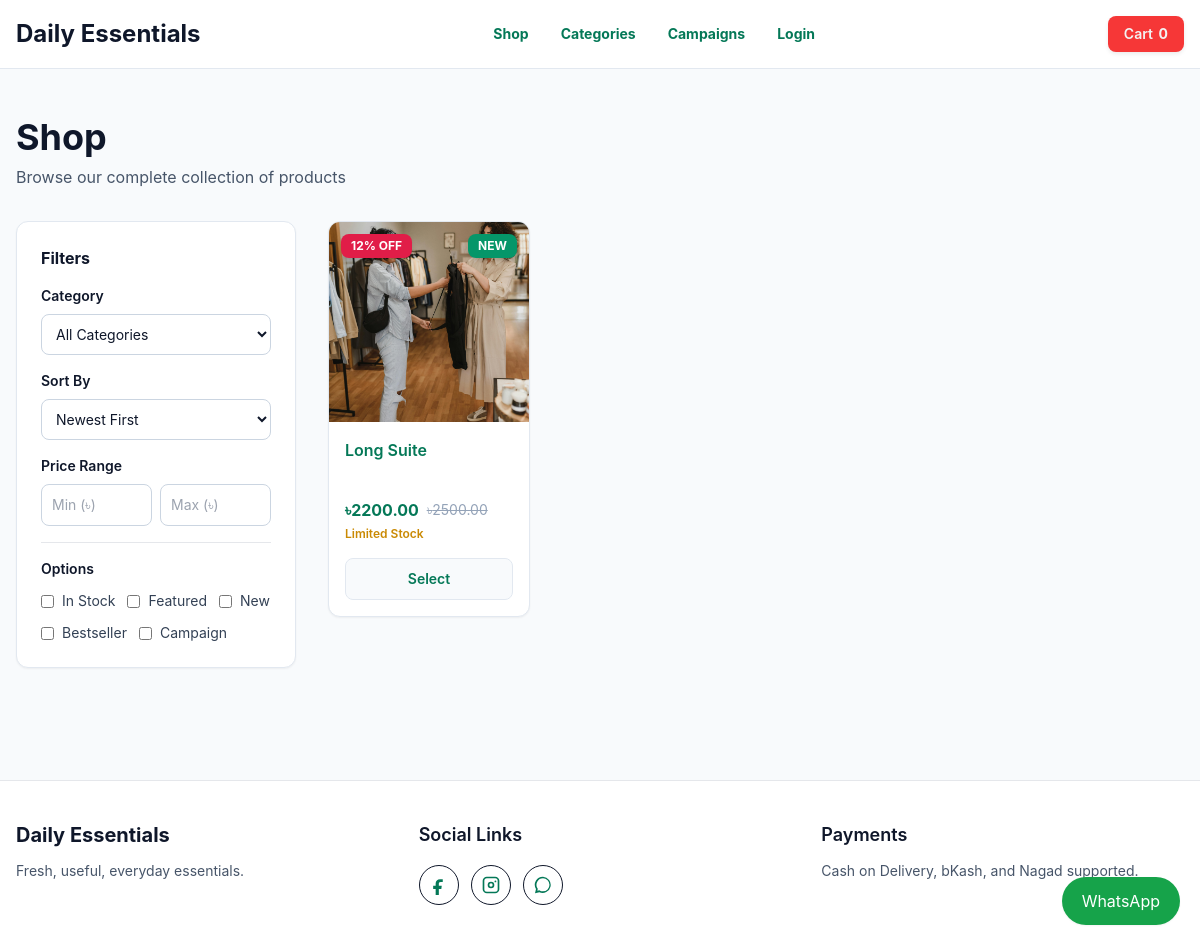
/shop/, run on an earlier commit of the app's database.
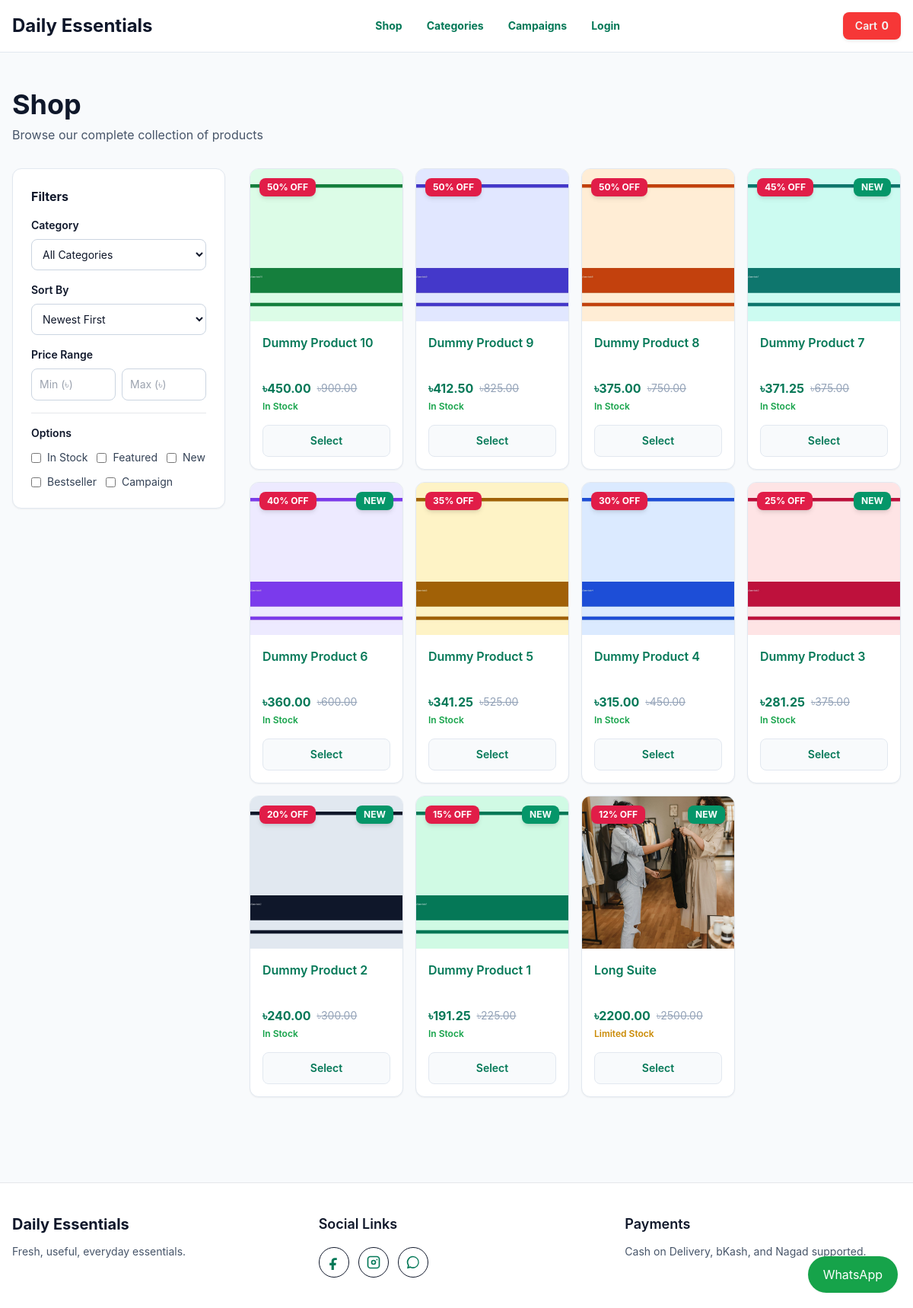
And on a later commit of the database.
### products/models.py (models this page shows, shortened)
class Product(SEOFields):
    category = models.ForeignKey(Category, on_delete=models.PROTECT, related_name="products")
    name = models.CharField(max_length=180)
    slug = models.SlugField(unique=True)
    short_description = models.CharField(max_length=255, blank=True)
    full_description = CKEditor5Field("Full Description",config_name="default",blank=True,null=True,help_text="Detailed product description with rich text formatting.")
    sku = models.CharField(max_length=80, unique=True)
    price = models.DecimalField(max_digits=10, decimal_places=2)
    discount_price = models.DecimalField(max_digits=10, decimal_places=2, blank=True, null=True)
    stock_quantity = models.PositiveIntegerField(default=0)
    thumbnail = models.ImageField(
        upload_to="products/",
        blank=True,
        null=True,
        help_text="Recommended: square JPG, PNG, or WebP product image, at least 800x800px.",
    )
    size_guide = models.ImageField(
        upload_to="size-guides/",
        blank=True,
        null=True,
        help_text="Optional. Upload a clear JPG, PNG, or WebP size guide image.",
    )
    sizes = models.ManyToManyField(Size, blank=True)
    colors = models.ManyToManyField(Color, blank=True)
    is_active = models.BooleanField(default=True)
    is_featured = models.BooleanField(default=False)
    is_new_arrival = models.BooleanField(default=False)
    is_bestseller = models.BooleanField(default=False)
    is_campaign_product = models.BooleanField(default=False)
    created_at = models.DateTimeField(auto_now_add=True)
    updated_at = models.DateTimeField(auto_now=True)
    objects = ProductQuerySet.as_manager()
    class Meta:
        ordering = ["-created_at"]
    @property
    def current_price(self):
        campaign_price = None
        campaign_discount = self.campaign_discount_percentage
        if campaign_discount:
            campaign_price = self.price - (self.price * campaign_discount / 100)
        prices = [self.price]
        if self.discount_price and self.discount_price < self.price:
            prices.append(self.discount_price)
        if campaign_price and campaign_price < self.price:
            prices.append(campaign_price)
        return min(prices).quantize(self.price)
    @property
    def discount_percentage(self):
        if self.discount_price and self.price and self.discount_price < self.price:
            return round(((self.price - self.discount_price) / self.price) * 100)
        return 0
    @property
    def campaign_discount_percentage(self):
        now = timezone.now()
        campaigns = self.campaigns.filter(is_active=True, discount_percentage__gt=0).filter(
            models.Q(starts_at__isnull=True) | models.Q(starts_at__lte=now),
            models.Q(ends_at__isnull=True) | models.Q(ends_at__gte=now),
        )
        return campaigns.order_by("-discount_percentage").values_list("discount_percentage", flat=True).first() or 0
    @property
    def display_discount_percentage(self):
        return max(self.discount_percentage, self.campaign_discount_percentage)
    @property
    def has_active_discount(self):
        return self.current_price < self.price
    def get_absolute_url(self):
        return reverse("products:detail", args=[self.slug])

### products/views.py (the view)
# urls.py: path("shop/", include("products.urls")),
def shop(request):
    products = Product.objects.active()
    categories = Category.objects.filter(is_active=True)
    category_slug = request.GET.get("category")
    min_price = request.GET.get("min_price")
    max_price = request.GET.get("max_price")
    sort = request.GET.get("sort", "newest")
    page = request.GET.get("page", 1)
    if category_slug:
        products = products.filter(category__slug=category_slug)
    if min_price:
        products = products.filter(price__gte=min_price)
    if max_price:
        products = products.filter(price__lte=max_price)
    if request.GET.get("in_stock"):
        products = products.filter(stock_quantity__gt=0)
    for key, field in {
        "featured": "is_featured",
        "new": "is_new_arrival",
        "bestseller": "is_bestseller",
        "campaign": "is_campaign_product",
    }.items():
        if request.GET.get(key):
            products = products.filter(**{field: True})
    products = products.order_by("created_at" if sort == "oldest" else "-created_at")
    paginator = Paginator(products, 20)  # Show 20 products per page
    page_obj = paginator.get_page(page)
    return render(request, "products/shop.html", {
        "products": page_obj.object_list,
        "page_obj": page_obj,
        "paginator": paginator,
        "categories": categories,
        "page_title": "Shop"
    })

### cart/cart.py (called while the page is built, shortened)
    def __iter__(self):
        product_ids = [item.get("product_id", key.split(":")[0]) for key, item in self.cart.items()]
        products = Product.objects.filter(id__in=product_ids)
        product_map = {str(product.id): product for product in products}

    def __len__(self):
        return sum(item["quantity"] for item in self.cart.values())

    def total(self):
        return sum((item["line_total"] for item in self), Decimal("0.00"))

### cart/context_processors.py (called while the page is built)
def cart_summary(request):
    cart = Cart(request)
    return {"cart_item_count": len(cart), "cart_total": cart.total()}

### products/models.py (called while the page is built)
    def active(self):
        return self.filter(is_active=True).select_related("category")

### templates/products/shop.html (shortened to what this page needs)
{% extends "base.html" %}
{% block content %}
<section class="mx-auto max-w-7xl px-4 py-12">
  <div class="mb-8">
    <h1 class="text-4xl font-bold">Shop</h1>
    <p class="mt-2 text-slate-600">Browse our complete collection of products</p>
  </div>
  <div class="grid gap-8 lg:grid-cols-[280px_1fr]">
    <aside class="h-fit rounded-xl border border-slate-200 bg-white p-6 shadow-sm lg:sticky lg:top-20 order-2 lg:order-1">
      <h2 class="font-bold text-slate-900 mb-4">Filters</h2>
      <form method="get" id="filters-form" class="space-y-4">
        <div>
          <label class="mb-2 block text-sm font-semibold text-slate-900">Category</label>
          <select name="category" class="w-full rounded-lg border border-slate-300 bg-white p-2.5 text-sm">
            <option value="">All Categories</option>
          </select>
        </div>
        <div>
          <label class="mb-2 block text-sm font-semibold text-slate-900">Sort By</label>
          <select name="sort" class="w-full rounded-lg border border-slate-300 bg-white p-2.5 text-sm">
            <option value="newest" {% if request.GET.sort != 'oldest' %}selected{% endif %}>Newest First</option>
          </select>
        </div>
        <div>
          <label class="mb-2 block text-sm font-semibold text-slate-900">Price Range</label>
          <div class="grid grid-cols-2 gap-2">
            <input name="min_price" value="{{ request.GET.min_price }}" placeholder="Min (৳)" class="rounded-lg border border-slate-300 p-2.5 text-sm">
            <input name="max_price" value="{{ request.GET.max_price }}" placeholder="Max (৳)" class="rounded-lg border border-slate-300 p-2.5 text-sm">
          </div>
        </div>
        <div class="border-t pt-4">
          <p class="mb-3 text-sm font-semibold text-slate-900">Options</p>
          <div class="flex flex-wrap items-center gap-3">
            <label class="flex items-center gap-2 whitespace-nowrap cursor-pointer">
              <input type="checkbox" name="in_stock" value="1" {% if request.GET.in_stock %}checked{% endif %} class="rounded">
              <span class="text-sm text-slate-700">In Stock</span>
            </label>
            <label class="flex items-center gap-2 whitespace-nowrap cursor-pointer">
              <input type="checkbox" name="featured" value="1" {% if request.GET.featured %}checked{% endif %} class="rounded">
              <span class="text-sm text-slate-700">Featured</span>
            </label>
            <label class="flex items-center gap-2 whitespace-nowrap cursor-pointer">
              <input type="checkbox" name="new" value="1" {% if request.GET.new %}checked{% endif %} class="rounded">
              <span class="text-sm text-slate-700">New</span>
            </label>
            <label class="flex items-center gap-2 whitespace-nowrap cursor-pointer">
              <input type="checkbox" name="bestseller" value="1" {% if request.GET.bestseller %}checked{% endif %} class="rounded">
              <span class="text-sm text-slate-700">Bestseller</span>
            </label>
            <label class="flex items-center gap-2 whitespace-nowrap cursor-pointer">
              <input type="checkbox" name="campaign" value="1" {% if request.GET.campaign %}checked{% endif %} class="rounded">
              <span class="text-sm text-slate-700">Campaign</span>
            </label>
          </div>
        </div>
      </form>
    </aside>
    <div class="order-1 lg:order-2">
      {% if products %}
        <div class="grid grid-cols-2 gap-4 md:grid-cols-3 lg:grid-cols-4 ">
          {% for product in products %}
            {% include "includes/product_card.html" %}
          {% endfor %}
        </div>
      {% else %}
        <div class="rounded-xl border border-slate-200 bg-slate-50 py-12 text-center">
          <p class="text-slate-600">No products matched your filters. Try adjusting your search criteria.</p>
        </div>
      {% endif %}
    </div>
  </div>
</section>
{% endblock %}

### templates/includes/product_card.html (shortened to what this page needs)
{% load static %}
<article class="group flex h-full flex-col overflow-hidden rounded-xl border border-slate-200 bg-white shadow-sm transition hover:border-emerald-300 hover:shadow-md">
  <a href="{{ product.get_absolute_url }}" class="relative block aspect-square overflow-hidden bg-slate-100">
    {% if product.thumbnail %}
      <img src="{{ product.thumbnail.url }}" alt="{{ product.name }}" class="h-full w-full object-cover transition duration-300 group-hover:scale-110">
    {% else %}
      <img src="{% static 'img/placeholder.svg' %}" alt="{{ product.name }}" class="h-full w-full object-cover">
    {% endif %}
    {% if product.display_discount_percentage %}
      <span class="absolute left-3 top-3 rounded-lg bg-rose-600 px-2.5 py-1 text-xs font-bold text-white shadow-md">{{ product.display_discount_percentage }}% OFF</span>
    {% endif %}
    {% if product.is_new_arrival %}
      <span class="absolute right-3 top-3 rounded-lg bg-emerald-600 px-2.5 py-1 text-xs font-bold text-white shadow-md">NEW</span>
    {% endif %}
  </a>
  <div class="flex flex-1 flex-col p-4">
    <a href="{{ product.get_absolute_url }}" class="line-clamp-2 min-h-12 font-semibold text-slate-900 hover:text-emerald-700">{{ product.name }}</a>
    <div class="mt-3 flex items-center gap-2">
      <span class="font-bold text-emerald-700">৳{{ product.current_price }}</span>
      {% if product.has_active_discount %}
        <span class="text-sm text-slate-400 line-through">৳{{ product.price }}</span>
      {% endif %}
    </div>
    <p class="mt-1 text-xs text-slate-600">
      {% if product.stock_quantity > 5 %}
        <span class="text-green-600 font-semibold">In Stock</span>
      {% elif product.stock_quantity > 0 %}
        <span class="text-yellow-600 font-semibold">Limited Stock</span>
      {% else %}
        <span class="text-slate-400">Out of Stock</span>
      {% endif %}
    </p>
    <div class="mt-auto flex gap-2 pt-4">
      {% if product.stock_quantity <= 0 %}
        <button class="flex-1 rounded-lg bg-slate-400 px-4 py-2.5 text-sm font-semibold text-white" disabled>Out of Stock</button>
      {% elif product.sizes.all or product.colors.all %}
        <a href="{{ product.get_absolute_url }}" class="flex-1 rounded-lg border border-slate-200 bg-slate-50 px-4 py-2.5 text-center text-sm font-semibold text-slate-900 transition hover:bg-slate-100 focus-visible:outline focus-visible:outline-2 focus-visible:outline-offset-2 focus-visible:outline-emerald-600">Select</a>
      {% endif %}
    </div>
  </div>
</article>

What changed in the data, as far as the page shows it:
added Product: thumbnail (placeholder picture), display_discount_percentage "50", name "Dummy Product 10", current_price "450.00", price "900.00", stock_quantity "In Stock"
added Product: thumbnail (placeholder picture), display_discount_percentage "50", name "Dummy Product 9", current_price "412.50", price "825.00", stock_quantity "In Stock"
added Product: thumbnail (placeholder picture), display_discount_percentage "50", name "Dummy Product 8", current_price "375.00", price "750.00", stock_quantity "In Stock"
added Product: thumbnail (placeholder picture), display_discount_percentage "45", is_new_arrival "NEW", name "Dummy Product 7", current_price "371.25", price "675.00", stock_quantity "In Stock"
added Product: thumbnail (placeholder picture), display_discount_percentage "40", is_new_arrival "NEW", name "Dummy Product 6", current_price "360.00", price "600.00", stock_quantity "In Stock"
added Product: thumbnail (placeholder picture), display_discount_percentage "35", name "Dummy Product 5", current_price "341.25", price "525.00", stock_quantity "In Stock"
added Product: thumbnail (placeholder picture), display_discount_percentage "30", name "Dummy Product 4", current_price "315.00", price "450.00", stock_quantity "In Stock"
added Product: thumbnail (placeholder picture), display_discount_percentage "25", is_new_arrival "NEW", name "Dummy Product 3", current_price "281.25", price "375.00", stock_quantity "In Stock"
added Product: thumbnail (placeholder picture), display_discount_percentage "20", is_new_arrival "NEW", name "Dummy Product 2", current_price "240.00", price "300.00", stock_quantity "In Stock"
added Product: thumbnail (placeholder picture), display_discount_percentage "15", is_new_arrival "NEW", name "Dummy Product 1", current_price "191.25", price "225.00", stock_quantity "In Stock"
